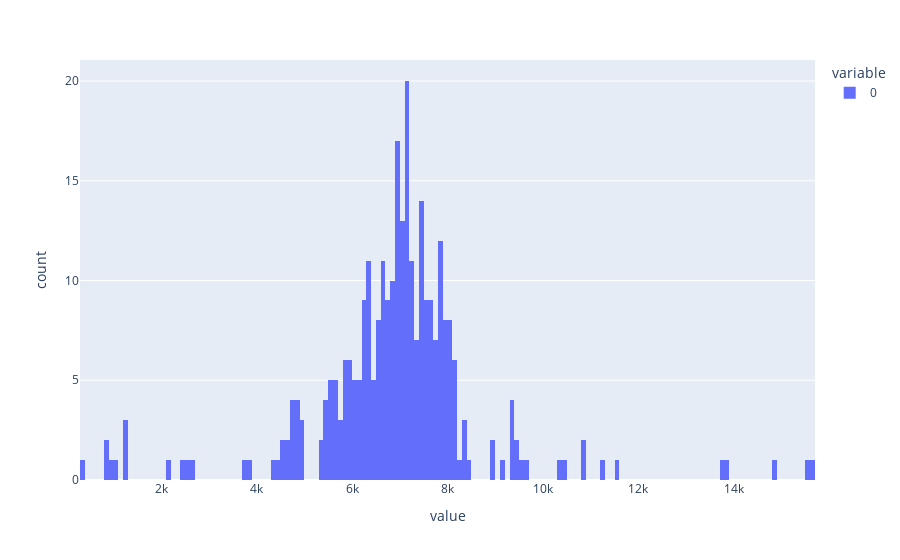

Notebook code for this chart:
### Markdown cell above
Make a histogram of the radial velocity of all the galaxies (use bins with width of 250 km/s, and don’t include galaxies without velocity measurements when making your histogram!). How would this help you decide which galaxies actually were part of the Coma cluster?

### Code cell
plt.figure()


vel = []
for v in data[:, 3]:
    if v!=0:
        vel.append(v)

        
m = max(vel)
n = int(m / 100)
binBoundaries = np.linspace(0, m, n)
fig = px.histogram(df, nbins=n)
fig.show()

### Figure 1 — Plotly figure (JSON) as saved in the notebook; plotly's stock layout.template omitted (floating-point values rounded to 4 significant figures; data arrays with more than 128 entries replaced by an {"elided": "..."} marker saying what was removed)
{"data": [{"alignmentgroup": "True", "bingroup": "x", "hovertemplate": "variable=0<br>value=%{x}<br>count=%{y}<extra></extra>", "legendgroup": "0", "marker": {"color": "#636efa"}, "name": "0", "nbinsx": 156, "offsetgroup": "0", "orientation": "v", "showlegend": true, "type": "histogram", "x": {"elided": "303 int values"}, "xaxis": "x", "yaxis": "y"}], "layout": {"barmode": "relative", "legend": {"title": {"text": "variable"}, "tracegroupgap": 0}, "margin": {"t": 60}, "xaxis": {"anchor": "y", "domain": [0, 1], "title": {"text": "value"}}, "yaxis": {"anchor": "x", "domain": [0, 1], "title": {"text": "count"}}}}
